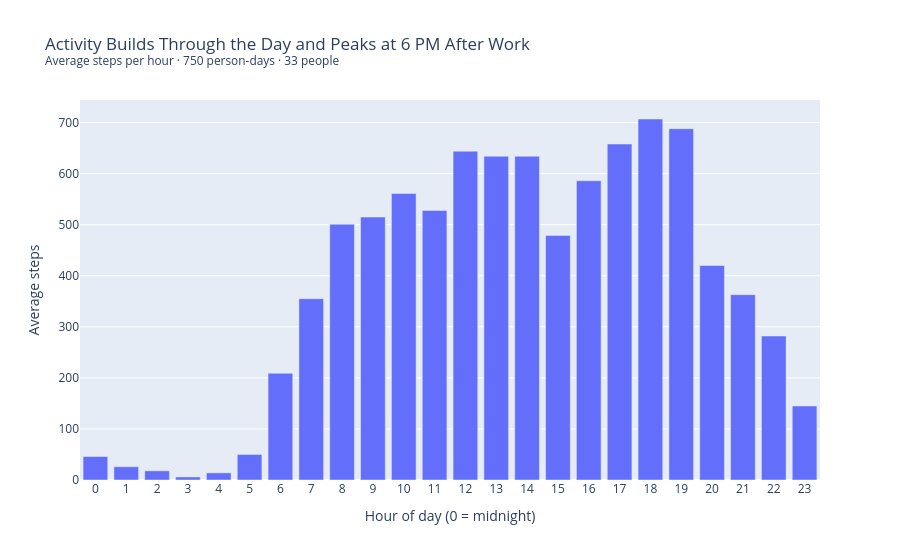

Here is the notebook cell this chart was saved with:
### Code cell
fig = px.bar(by_hour.reset_index(), x="hour", y="steps",
             title="Activity Builds Through the Day and Peaks at 6 PM After Work"
                   "<br><sup>Average steps per hour · 750 person-days · 33 people</sup>",
             labels={"hour": "Hour of day (0 = midnight)", "steps": "Average steps"})
fig.update_traces(hovertemplate="%{x}:00<br>%{y:,.0f} steps<extra></extra>")
fig.update_xaxes(dtick=1)
fig.show()

### Figure 1 — Plotly figure (JSON) as saved in the notebook; plotly's stock layout.template omitted (floating-point values rounded to 4 significant figures)
{"data": [{"hovertemplate": "%{x}:00<br>%{y:,.0f} steps<extra></extra>", "legendgroup": "", "marker": {"color": "#636efa", "pattern": {"shape": ""}}, "name": "", "orientation": "v", "showlegend": false, "textposition": "auto", "type": "bar", "x": [0, 1, 2, 3, 4, 5, 6, 7, 8, 9, 10, 11, 12, 13, 14, 15, 16, 17, 18, 19, 20, 21, 22, 23], "xaxis": "x", "y": [46.0, 26.0, 18.0, 6.0, 14.0, 50.0, 209.0, 355.0, 501.0, 515.0, 561.0, 528.0, 644.0, 634.0, 634.0, 479.0, 586.0, 658.0, 707.0, 688.0, 420.0, 363.0, 282.0, 145.0], "yaxis": "y"}], "layout": {"barmode": "relative", "legend": {"tracegroupgap": 0}, "title": {"text": "Activity Builds Through the Day and Peaks at 6 PM After Work<br><sup>Average steps per hour · 750 person-days · 33 people</sup>"}, "xaxis": {"anchor": "y", "domain": [0, 1], "dtick": 1, "title": {"text": "Hour of day (0 = midnight)"}}, "yaxis": {"anchor": "x", "domain": [0, 1], "title": {"text": "Average steps"}}}}
